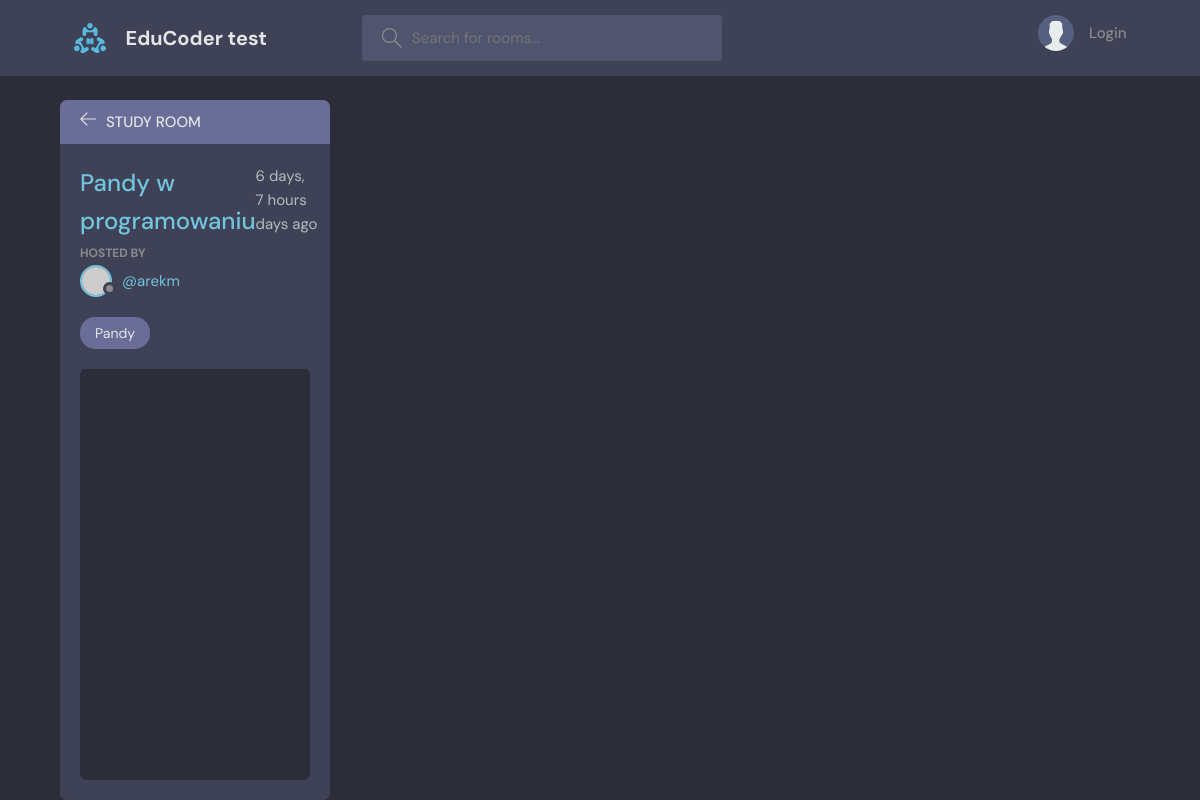
The page /room/2/ on the database as committed earlier.
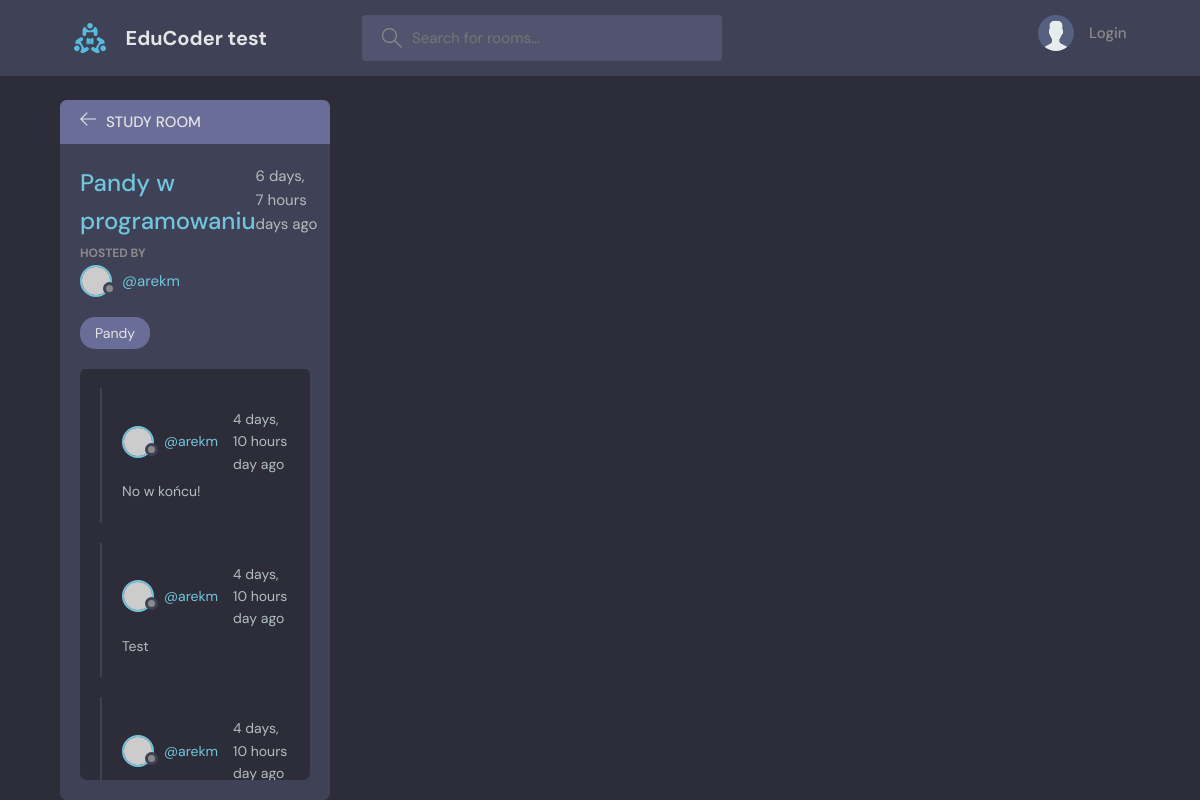
The same page on the database as committed later.
### base/models.py (models this page shows, shortened)
class Message(models.Model):
    user = models.ForeignKey(User, on_delete=models.CASCADE)
    room = models.ForeignKey(Room, on_delete=models.CASCADE)
    body = models.TextField()
    updated = models.DateTimeField(auto_now=True)
    created = models.DateTimeField(auto_now_add=True)
    class Meta:
        ordering = ['-updated', 'created']

### base/views.py (the view, shortened to what this page needs)
# urls.py: path('room/<str:pk>/', views.room, name="room"),
def room(request, pk):
    room = Room.objects.get(id=pk)
    room_messages = room.message_set.all()
    participants = room.participants.all()
    context = {"room": room, 'room_messages': room_messages, "participants": participants}
    return render(request, 'base/room.html', context)

### base/models.py (called while the page is built)
    def __str__(self):
        return self.name

### templates/base/room.html (shortened to what this page needs)
{% extends 'main.html' %}
{% block content %}
    <main class="profile-page layout layout--2">
      <div class="container">
        <div class="room">
          <div class="room__top">
            <div class="room__topLeft">
              <a href="{% url 'home' %}">
                <svg version="1.1" xmlns="http://www.w3.org/2000/svg" width="32" height="32" viewBox="0 0 32 32">
                  <title>arrow-left</title>
                  <path
                    d="M13.723 2.286l-13.723 13.714 13.719 13.714 1.616-1.611-10.96-10.96h27.625v-2.286h-27.625l10.965-10.965-1.616-1.607z"
                  ></path>
                </svg>
              </a>
              <h3>Study Room</h3>
            </div>
          </div>
          <div class="room__box scroll">
            <div class="room__header scroll">
              <div class="room__info">
                <h3>{{room.name}}</h3>
                <span>{{room.created|timesince}} days ago</span>
              </div>
              <div class="room__hosted">
                <p>Hosted By</p>
                <a href="{% url 'user-profile' room.host.id %}" class="room__author">
                  <div class="avatar avatar--small">
                    <img src="https://randomuser.me/api/portraits/men/37.jpg" />
                  </div>
                  <span>@{{room.host}}</span>
                </a>
              </div>
              <span class="room__topics">{{room.topic}}</span>
            </div>
            <div class="room__conversation">
              <div class="threads scroll">
                {% for message in room_messages %}
                <div class="thread">
                  <div class="thread__top">
                    <div class="thread__author">
                      <a href="{% url 'user-profile' user.id %}" class="thread__authorInfo">
                        <div class="avatar avatar--small">
                          <img src="https://randomuser.me/api/portraits/men/37.jpg" />
                        </div>
                        <span>@{{message.user}}</span>
                      </a>
                      <span class="thread__date">{{message.created|timesince}} day ago</span>
                    </div>
                  </div>
                  <div class="thread__details">
                    {{message.body}}
                  </div>
                </div>
                {% endfor %}
              </div>
            </div>
          </div>
      </div>
    </main>
  </body>
</html>
{% endblock %}

Rows that differ between the two databases and show on the page:
added Message: user "arekm", created "4 days, 10 hours", body "No w końcu!"
added Message: user "arekm", created "4 days, 10 hours", body "Test"
added Message: user "arekm", created "4 days, 10 hours"
